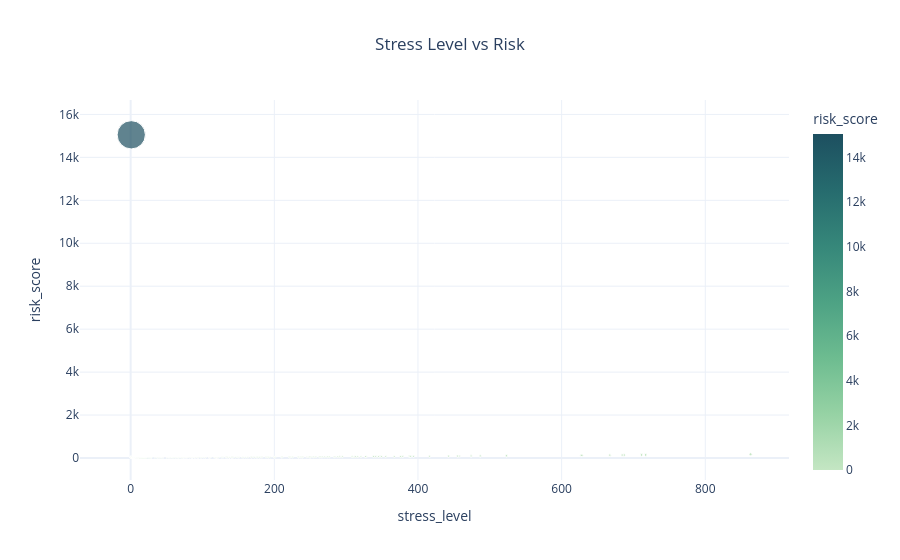

This figure's notebook cell:
### Markdown cell above
###  3 Stress Level vs Critical Zones

Higher stress levels indicate more critical groundwater conditions.

### Code cell
fig2 = px.scatter(
    df,
    x='stress_level',
    y='risk_score',
    color='risk_score',
    size='risk_score',
    hover_name='district',
    title='Stress Level vs Risk',
    color_continuous_scale=px.colors.sequential.Blugrn
)

fig2.update_layout(template='plotly_white', title_x=0.5)
fig2.show()

### Figure 1 — Plotly figure (JSON) as saved in the notebook; plotly's stock layout.template omitted (floating-point values rounded to 4 significant figures; data arrays with more than 128 entries replaced by an {"elided": "..."} marker saying what was removed)
{"data": [{"hovertemplate": "<b>%{hovertext}</b><br><br>stress_level=%{x}<br>risk_score=%{marker.color}<extra></extra>", "hovertext": {"elided": "758 str values"}, "legendgroup": "", "marker": {"color": {"elided": "758 float values"}, "coloraxis": "coloraxis", "size": {"elided": "758 float values"}, "sizemode": "area", "sizeref": 37.63, "symbol": "circle"}, "mode": "markers", "name": "", "orientation": "v", "showlegend": false, "type": "scatter", "x": {"elided": "758 float values"}, "xaxis": "x", "y": {"elided": "758 float values"}, "yaxis": "y"}], "layout": {"coloraxis": {"colorbar": {"title": {"text": "risk_score"}}, "colorscale": [[0, "rgb(196, 230, 195)"], [0.1667, "rgb(150, 210, 164)"], [0.3333, "rgb(109, 188, 144)"], [0.5, "rgb(77, 162, 132)"], [0.6667, "rgb(54, 135, 122)"], [0.8333, "rgb(38, 107, 110)"], [1, "rgb(29, 79, 96)"]]}, "legend": {"itemsizing": "constant", "tracegroupgap": 0}, "title": {"text": "Stress Level vs Risk", "x": 0.5}, "xaxis": {"anchor": "y", "domain": [0, 1], "title": {"text": "stress_level"}}, "yaxis": {"anchor": "x", "domain": [0, 1], "title": {"text": "risk_score"}}}}
